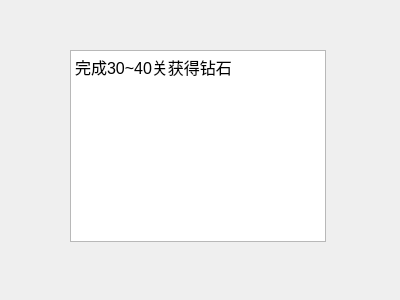
<?xml version="1.0" encoding="UTF-8"?>
<ui version="4.0">
 <class>level_4</class>
 <widget class="QWidget" name="level_4">
  <property name="geometry">
   <rect>
    <x>0</x>
    <y>0</y>
    <width>400</width>
    <height>300</height>
   </rect>
  </property>
  <property name="windowTitle">
   <string>Form</string>
  </property>
  <widget class="QTextBrowser" name="textBrowser">
   <property name="geometry">
    <rect>
     <x>70</x>
     <y>50</y>
     <width>256</width>
     <height>192</height>
    </rect>
   </property>
   <property name="html">
    <string>&lt;!DOCTYPE HTML PUBLIC &quot;-//W3C//DTD HTML 4.0//EN&quot; &quot;http://www.w3.org/TR/REC-html40/strict.dtd&quot;&gt;
&lt;html&gt;&lt;head&gt;&lt;meta name=&quot;qrichtext&quot; content=&quot;1&quot; /&gt;&lt;style type=&quot;text/css&quot;&gt;
p, li { white-space: pre-wrap; }
&lt;/style&gt;&lt;/head&gt;&lt;body style=&quot; font-family:'SimSun'; font-size:9pt; font-weight:400; font-style:normal;&quot;&gt;
&lt;p style=&quot; margin-top:12px; margin-bottom:12px; margin-left:0px; margin-right:0px; -qt-block-indent:0; text-indent:0px;&quot;&gt;&lt;span style=&quot; font-family:'宋体'; font-size:12pt;&quot;&gt;完成30~40关获得钻石&lt;/span&gt;&lt;span style=&quot; font-family:'Calibri'; font-size:12pt;&quot;&gt;&lt;br /&gt;&lt;/span&gt;&lt;/p&gt;&lt;/body&gt;&lt;/html&gt;</string>
   </property>
  </widget>
 </widget>
 <resources/>
 <connections/>
</ui>
